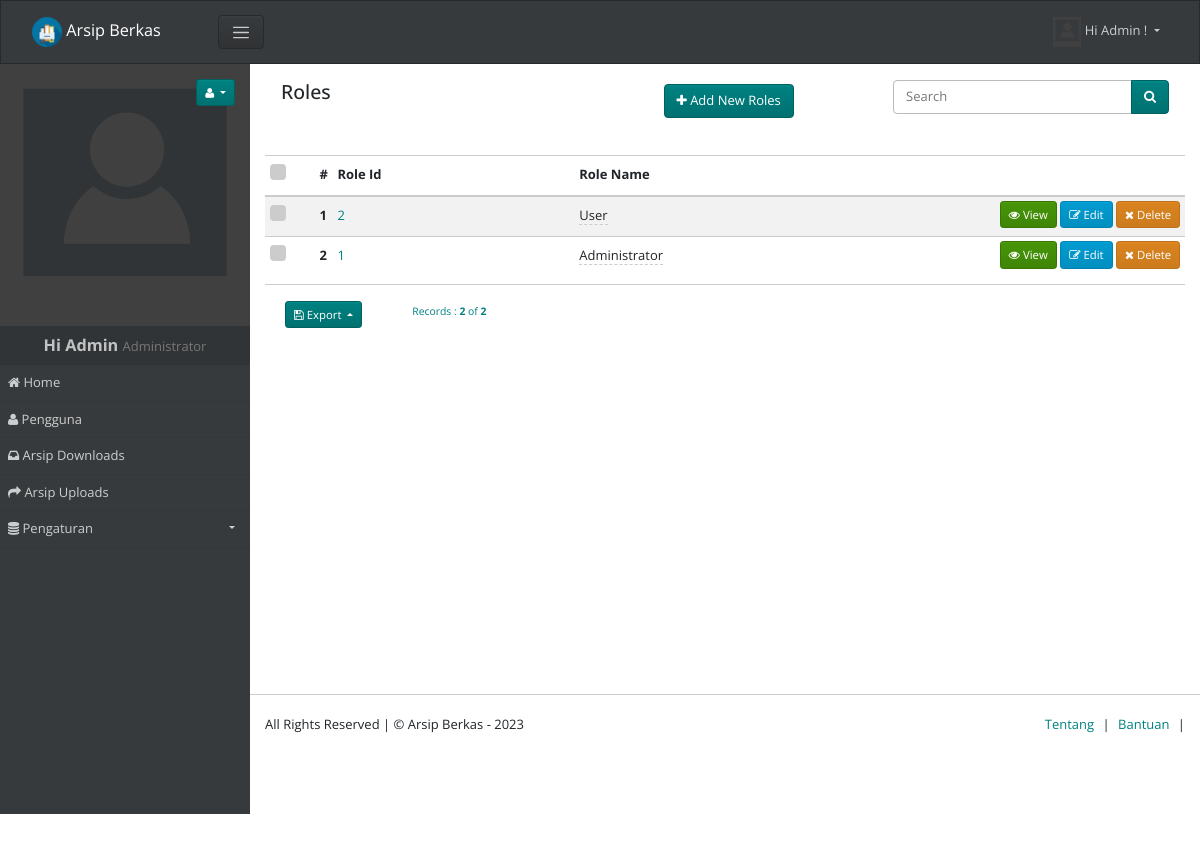
The app's page /roles (signed in) with its own data.
### tables this page shows
CREATE TABLE `roles` (
  `role_id` int(11) NOT NULL,
  `role_name` varchar(255) NOT NULL
);

### app/views/partials/roles/list.php (the view, shortened to what the rows shown need)
<?php
$can_edit = ACL::is_allowed("roles/edit");
$can_view = ACL::is_allowed("roles/view");
$can_delete = ACL::is_allowed("roles/delete");
?>
<?php
$page_element_id = "list-page-" . random_str();
$current_page = $this->set_current_page_link();
$view_data = $this->view_data;
$records = $view_data->records;
?>
<section class="page" id="<?php echo $page_element_id; ?>" data-page-type="list"  data-display-type="table" data-page-url="<?php print_link($current_page); ?>">
        <div  class="">
            <div class="container-fluid">
                <div class="row ">
                    <div class="col-md-12 comp-grid">
                        <div  class=" animated fadeIn page-content">
                            <div id="roles-list-records">
                                <div id="page-report-body" class="table-responsive">
                                    <table class="table  table-striped table-sm text-left">
                                        <thead class="table-header bg-light">
                                            <tr>
                                                <?php if($can_delete){ ?>
                                                <th class="td-checkbox">
                                                    <label class="custom-control custom-checkbox custom-control-inline">
                                                    </label>
                                                </th>
                                                <?php } ?>
                                                <th class="td-sno">#</th>
                                                <th  class="td-role_id"> Role Id</th>
                                                <th  class="td-role_name"> Role Name</th>
                                                <th class="td-btn"></th>
                                            </tr>
                                        </thead>
                                        <?php
                                        if(!empty($records)){
                                        ?>
                                        <tbody class="page-data" id="page-data-<?php echo $page_element_id; ?>">
                                            <?php
                                            $counter = 0;
                                            foreach($records as $data){
                                            $rec_id = (!empty($data['role_id']) ? urlencode($data['role_id']) : null);
                                            $counter++;
                                            ?>
                                            <tr>
                                                <?php if($can_delete){ ?>
                                                <th class=" td-checkbox">
                                                    <label class="custom-control custom-checkbox custom-control-inline">
                                                        </label>
                                                    </th>
                                                    <?php } ?>
                                                    <th class="td-sno"><?php echo $counter; ?></th>
                                                    <td class="td-role_id"><a href="<?php print_link("roles/view/$data[role_id]") ?>"><?php echo $data['role_id']; ?></a></td>
                                                    <td class="td-role_name">
                                                        <span <?php if($can_edit){ ?> data-value="<?php echo $data['role_name']; ?>"
                                                            data-pk="<?php echo $data['role_id'] ?>"
                                                            data-url="<?php print_link("roles/editfield/" . urlencode($data['role_id'])); ?>"
                                                            data-name="role_name"
                                                            data-title="Enter Role Name"
                                                            data-placement="left"
                                                            data-toggle="click"
                                                            data-type="text"
                                                            data-mode="popover"
                                                            data-showbuttons="left"
                                                            class="is-editable" <?php } ?>>
                                                            <?php echo $data['role_name']; ?>
                                                        </span>
                                                    </td>
                                                    <th class="td-btn">
                                                        <?php if($can_view){ ?>
                                                        <a class="btn btn-sm btn-success has-tooltip" title="View Record" href="<?php print_link("roles/view/$rec_id"); ?>">
                                                            <i class="fa fa-eye"></i> View
                                                        </a>
                                                        <?php } ?>
                                                        <?php if($can_edit){ ?>
                                                        <a class="btn btn-sm btn-info has-tooltip" title="Edit This Record" href="<?php print_link("roles/edit/$rec_id"); ?>">
                                                            <i class="fa fa-edit"></i> Edit
                                                        </a>
                                                        <?php } ?>
                                                        <?php if($can_delete){ ?>
                                                        <a class="btn btn-sm btn-danger has-tooltip record-delete-btn" title="Delete this record" href="" data-prompt-msg="Are you sure you want to delete this record?" data-display-style="modal">
                                                            <i class="fa fa-times"></i>
                                                            Delete
                                                        </a>
                                                        <?php } ?>
                                                    </th>
                                                </tr>
                                                <?php
                                                }
                                                ?>
                                            </tbody>
                                            <?php
                                            }
                                            ?>
                                        </table>
                                    </div>
                                                    </div>
                                                </div>
                                            </div>
                                        </div>
                                    </div>
                                </div>
                            </section>

### records on screen
roles: role_id "2", role_name "User"
roles: role_id "1", role_name "Administrator"

### other values on screen
SITE_NAME "Arsip Berkas"
USER_NAME "Admin"
ACL::$user_role "Administrator"
$menuobj['label'] "Home"
$menuobj['label'] "Pengguna"
$menuobj['label'] "Arsip Downloads"
$menuobj['label'] "Arsip Uploads"
$menuobj['label'] "Pengaturan"
$record_position "2"
$this->total_records "2"
